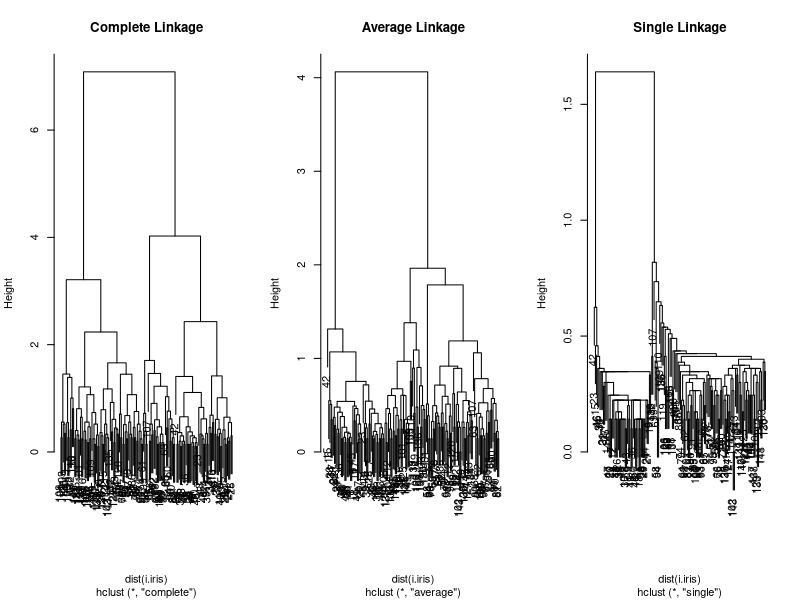

Reproduce this figure in R.
# Load the iris dataset
data(iris)

# Select the first four columns (features) of the iris dataset
i.iris <- iris[, 1:4]

# Performing hierarchical clustering with different methods
# Complete linkage
h.complete <- hclust(dist(i.iris), method = "complete")
# Average linkage
h.average <- hclust(dist(i.iris), method = "average")
# Single linkage
h.single <- hclust(dist(i.iris), method = "single")

# Set up the plotting area to have 3 rows in one column
par(mfrow = c(1, 3))

# Plot dendrograms for each method
plot(h.complete, main = "Complete Linkage")
plot(h.average, main = "Average Linkage")
plot(h.single, main = "Single Linkage")

# Cut the dendrogram to create 2 clusters for complete linkage method
cutree(h.complete, 2)
